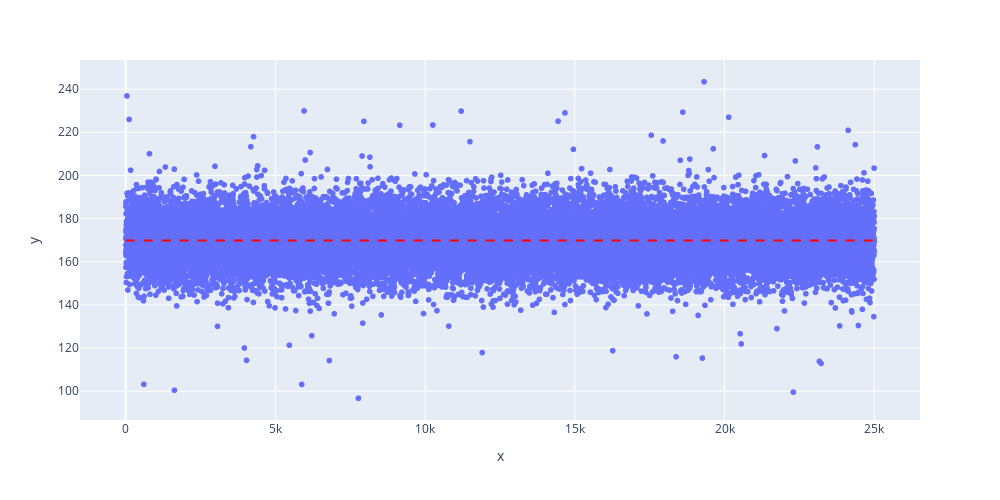

The notebook cell saved with this chart:
### Code cell
import plotly.express as px
fig = px.scatter(x=data.ID, y=data.Altura)
mediana = data['Altura'].median()
fig.add_shape(
    type='line',
    x0=data['ID'].min(), x1=data['ID'].max(), 
    y0=mediana, y1=mediana,  
    line=dict(color='red', width=2, dash='dash'),  
    name='Mediana'
)

fig.update_layout(
    width=1000,  # Ancho en píxeles (equivalente a 10 en Matplotlib)
    height=500,  # Alto en píxeles (equivalente a 5 en Matplotlib)
    title_x=0.5  # Centrar el título
)
fig.show()

### Figure 1 — Plotly figure (JSON) as saved in the notebook; plotly's stock layout.template omitted (floating-point values rounded to 4 significant figures; data arrays with more than 128 entries replaced by an {"elided": "..."} marker saying what was removed)
{"data": [{"hovertemplate": "x=%{x}<br>y=%{y}<extra></extra>", "legendgroup": "", "marker": {"color": "#636efa", "symbol": "circle"}, "mode": "markers", "name": "", "showlegend": false, "type": "scattergl", "x": {"elided": "25000 int values"}, "xaxis": "x", "y": {"elided": "25000 float values"}, "yaxis": "y"}], "layout": {"height": 500, "legend": {"tracegroupgap": 0}, "margin": {"t": 60}, "shapes": [{"line": {"color": "red", "dash": "dash", "width": 2}, "name": "Mediana", "type": "line", "x0": 1, "x1": 25000, "y0": 169.9, "y1": 169.9}], "title": {"x": 0.5}, "width": 1000, "xaxis": {"anchor": "y", "domain": [0, 1], "title": {"text": "x"}}, "yaxis": {"anchor": "x", "domain": [0, 1], "title": {"text": "y"}}}}
